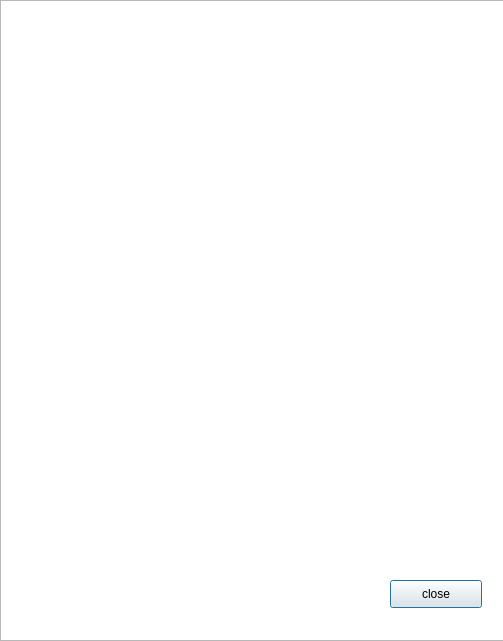
<?xml version="1.0" encoding="UTF-8"?>
<ui version="4.0">
 <class>record</class>
 <widget class="QDialog" name="record">
  <property name="geometry">
   <rect>
    <x>0</x>
    <y>0</y>
    <width>503</width>
    <height>641</height>
   </rect>
  </property>
  <property name="windowTitle">
   <string>Dialog</string>
  </property>
  <widget class="QTextEdit" name="record_textEdit">
   <property name="geometry">
    <rect>
     <x>0</x>
     <y>0</y>
     <width>511</width>
     <height>641</height>
    </rect>
   </property>
  </widget>
  <widget class="QPushButton" name="close_pushButton">
   <property name="geometry">
    <rect>
     <x>390</x>
     <y>580</y>
     <width>92</width>
     <height>28</height>
    </rect>
   </property>
   <property name="text">
    <string>close</string>
   </property>
  </widget>
 </widget>
 <resources/>
 <connections/>
</ui>
